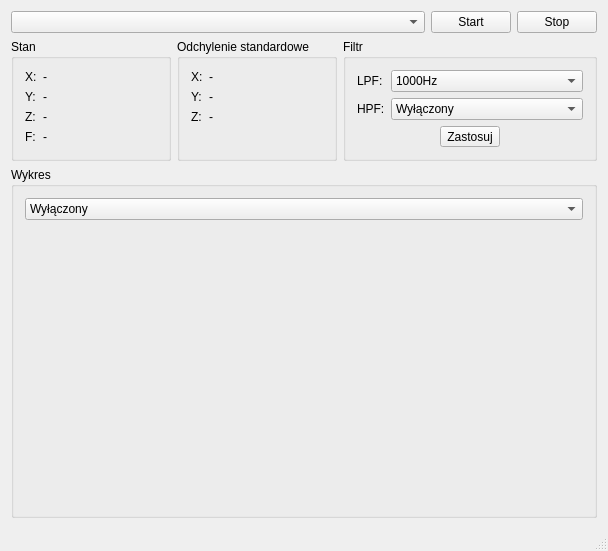
<?xml version="1.0" encoding="UTF-8"?>
<ui version="4.0">
 <class>MainWindow</class>
 <widget class="QMainWindow" name="MainWindow">
  <property name="geometry">
   <rect>
    <x>0</x>
    <y>0</y>
    <width>608</width>
    <height>551</height>
   </rect>
  </property>
  <property name="windowTitle">
   <string>QT-logger</string>
  </property>
  <property name="windowIcon">
   <iconset resource="images/images.qrc">
    <normaloff>:/qt-logger/qt-logger.png</normaloff>:/qt-logger/qt-logger.png</iconset>
  </property>
  <widget class="QWidget" name="centralWidget">
   <layout class="QVBoxLayout" name="verticalLayout_7" stretch="0,0,1">
    <item>
     <layout class="QHBoxLayout" name="horizontalLayout" stretch="1,0,0">
      <item>
       <widget class="QComboBox" name="serialPortSelect_comboBox"/>
      </item>
      <item>
       <widget class="QPushButton" name="connect_button">
        <property name="text">
         <string>Start</string>
        </property>
       </widget>
      </item>
      <item>
       <widget class="QPushButton" name="disconnect_button">
        <property name="text">
         <string>Stop</string>
        </property>
       </widget>
      </item>
     </layout>
    </item>
    <item>
     <layout class="QHBoxLayout" name="horizontalLayout_4" stretch="0,0,0">
      <item>
       <widget class="QGroupBox" name="groupBox">
        <property name="minimumSize">
         <size>
          <width>160</width>
          <height>0</height>
         </size>
        </property>
        <property name="maximumSize">
         <size>
          <width>160</width>
          <height>16777215</height>
         </size>
        </property>
        <property name="title">
         <string>Stan</string>
        </property>
        <layout class="QVBoxLayout" name="verticalLayout">
         <item>
          <layout class="QFormLayout" name="formLayout">
           <item row="0" column="0">
            <widget class="QLabel" name="label">
             <property name="text">
              <string>X:</string>
             </property>
            </widget>
           </item>
           <item row="0" column="1">
            <widget class="QLabel" name="vX">
             <property name="text">
              <string>-</string>
             </property>
            </widget>
           </item>
           <item row="1" column="0">
            <widget class="QLabel" name="label_2">
             <property name="text">
              <string>Y:</string>
             </property>
            </widget>
           </item>
           <item row="1" column="1">
            <widget class="QLabel" name="vY">
             <property name="text">
              <string>-</string>
             </property>
            </widget>
           </item>
           <item row="2" column="0">
            <widget class="QLabel" name="label_3">
             <property name="text">
              <string>Z:</string>
             </property>
            </widget>
           </item>
           <item row="2" column="1">
            <widget class="QLabel" name="vZ">
             <property name="text">
              <string>-</string>
             </property>
            </widget>
           </item>
           <item row="3" column="0">
            <widget class="QLabel" name="label_4">
             <property name="text">
              <string>F:</string>
             </property>
            </widget>
           </item>
           <item row="3" column="1">
            <widget class="QLabel" name="vF">
             <property name="text">
              <string>-</string>
             </property>
            </widget>
           </item>
          </layout>
         </item>
        </layout>
       </widget>
      </item>
      <item>
       <widget class="QGroupBox" name="groupBox_2">
        <property name="minimumSize">
         <size>
          <width>160</width>
          <height>0</height>
         </size>
        </property>
        <property name="maximumSize">
         <size>
          <width>160</width>
          <height>16777215</height>
         </size>
        </property>
        <property name="title">
         <string>Odchylenie standardowe</string>
        </property>
        <layout class="QVBoxLayout" name="verticalLayout_2">
         <item>
          <layout class="QFormLayout" name="formLayout_2">
           <item row="0" column="0">
            <widget class="QLabel" name="label_5">
             <property name="text">
              <string>X:</string>
             </property>
            </widget>
           </item>
           <item row="0" column="1">
            <widget class="QLabel" name="varX">
             <property name="text">
              <string>-</string>
             </property>
            </widget>
           </item>
           <item row="1" column="0">
            <widget class="QLabel" name="label_6">
             <property name="text">
              <string>Y:</string>
             </property>
            </widget>
           </item>
           <item row="1" column="1">
            <widget class="QLabel" name="varY">
             <property name="text">
              <string>-</string>
             </property>
            </widget>
           </item>
           <item row="2" column="0">
            <widget class="QLabel" name="label_7">
             <property name="text">
              <string>Z:</string>
             </property>
            </widget>
           </item>
           <item row="2" column="1">
            <widget class="QLabel" name="varZ">
             <property name="text">
              <string>-</string>
             </property>
            </widget>
           </item>
           <item row="3" column="0">
            <widget class="QLabel" name="label_8">
             <property name="text">
              <string/>
             </property>
            </widget>
           </item>
           <item row="3" column="1">
            <widget class="QLabel" name="vF_2">
             <property name="text">
              <string/>
             </property>
            </widget>
           </item>
          </layout>
         </item>
        </layout>
       </widget>
      </item>
      <item>
       <widget class="QGroupBox" name="groupBox_3">
        <property name="title">
         <string>Filtr</string>
        </property>
        <layout class="QVBoxLayout" name="verticalLayout_5">
         <item>
          <layout class="QHBoxLayout" name="horizontalLayout_2" stretch="0,1">
           <item>
            <layout class="QVBoxLayout" name="verticalLayout_3">
             <item>
              <widget class="QLabel" name="label_9">
               <property name="text">
                <string>LPF:</string>
               </property>
              </widget>
             </item>
             <item>
              <widget class="QLabel" name="label_10">
               <property name="text">
                <string>HPF:</string>
               </property>
              </widget>
             </item>
            </layout>
           </item>
           <item>
            <layout class="QVBoxLayout" name="verticalLayout_4">
             <item>
              <widget class="QComboBox" name="comboBoxLPF">
               <item>
                <property name="text">
                 <string>1000Hz</string>
                </property>
               </item>
               <item>
                <property name="text">
                 <string>500Hz</string>
                </property>
               </item>
               <item>
                <property name="text">
                 <string>250Hz</string>
                </property>
               </item>
               <item>
                <property name="text">
                 <string>125Hz</string>
                </property>
               </item>
               <item>
                <property name="text">
                 <string>62,5Hz</string>
                </property>
               </item>
               <item>
                <property name="text">
                 <string>31,25Hz</string>
                </property>
               </item>
               <item>
                <property name="text">
                 <string>15,625Hz</string>
                </property>
               </item>
               <item>
                <property name="text">
                 <string>7,813Hz</string>
                </property>
               </item>
               <item>
                <property name="text">
                 <string>3,906</string>
                </property>
               </item>
               <item>
                <property name="text">
                 <string>1,953Hz</string>
                </property>
               </item>
               <item>
                <property name="text">
                 <string>0,977Hz</string>
                </property>
               </item>
              </widget>
             </item>
             <item>
              <widget class="QComboBox" name="comboBoxHPF">
               <item>
                <property name="text">
                 <string>Wyłączony</string>
                </property>
               </item>
               <item>
                <property name="text">
                 <string>24.7 × 10−4 × ODR </string>
                </property>
               </item>
               <item>
                <property name="text">
                 <string>6.2084 × 10−4 × ODR</string>
                </property>
               </item>
               <item>
                <property name="text">
                 <string>1.5545 × 10−4 × ODR</string>
                </property>
               </item>
               <item>
                <property name="text">
                 <string>0.3862 × 10−4 × ODR </string>
                </property>
               </item>
               <item>
                <property name="text">
                 <string>0.0954 × 10−4 × ODR</string>
                </property>
               </item>
               <item>
                <property name="text">
                 <string>0.0238 × 10−4 × ODR</string>
                </property>
               </item>
              </widget>
             </item>
            </layout>
           </item>
          </layout>
         </item>
         <item>
          <layout class="QHBoxLayout" name="horizontalLayout_3">
           <item>
            <spacer name="horizontalSpacer">
             <property name="orientation">
              <enum>Qt::Horizontal</enum>
             </property>
             <property name="sizeHint" stdset="0">
              <size>
               <width>40</width>
               <height>20</height>
              </size>
             </property>
            </spacer>
           </item>
           <item>
            <widget class="QToolButton" name="filter_button">
             <property name="text">
              <string>Zastosuj</string>
             </property>
            </widget>
           </item>
           <item>
            <spacer name="horizontalSpacer_2">
             <property name="orientation">
              <enum>Qt::Horizontal</enum>
             </property>
             <property name="sizeHint" stdset="0">
              <size>
               <width>40</width>
               <height>20</height>
              </size>
             </property>
            </spacer>
           </item>
          </layout>
         </item>
        </layout>
       </widget>
      </item>
     </layout>
    </item>
    <item>
     <widget class="QGroupBox" name="groupBox_4">
      <property name="title">
       <string>Wykres</string>
      </property>
      <layout class="QVBoxLayout" name="verticalLayout_6">
       <item>
        <widget class="QComboBox" name="comboBoxChart">
         <item>
          <property name="text">
           <string>Wyłączony</string>
          </property>
         </item>
         <item>
          <property name="text">
           <string>X</string>
          </property>
         </item>
         <item>
          <property name="text">
           <string>Y</string>
          </property>
         </item>
         <item>
          <property name="text">
           <string>Z</string>
          </property>
         </item>
        </widget>
       </item>
       <item>
        <widget class="Widget" name="chart" native="true"/>
       </item>
      </layout>
     </widget>
    </item>
   </layout>
  </widget>
  <widget class="QMenuBar" name="menuBar">
   <property name="geometry">
    <rect>
     <x>0</x>
     <y>0</y>
     <width>608</width>
     <height>28</height>
    </rect>
   </property>
  </widget>
  <widget class="QStatusBar" name="statusBar"/>
 </widget>
 <layoutdefault spacing="6" margin="11"/>
 <customwidgets>
  <customwidget>
   <class>Widget</class>
   <extends>QWidget</extends>
   <header>widget.h</header>
   <container>1</container>
  </customwidget>
 </customwidgets>
 <resources>
  <include location="images/images.qrc"/>
 </resources>
 <connections/>
</ui>
